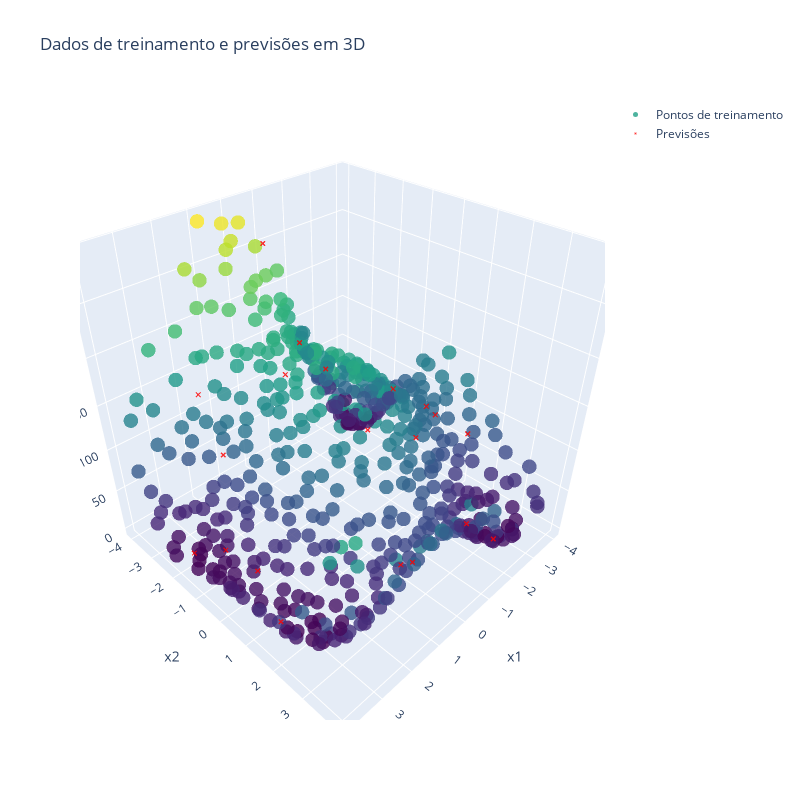

The cell this chart's notebook holds for it:
### Markdown cell above
## Apresentando os resultados graficamente ##

A figura em 3D apresenta os marcadores 'o' com os pontos de treinamento e os marcadores 'x' com os pontos de texte.  
Podemos observar o comportamento muito condizente com o esperado para os pontos preditos.

### Code cell
import plotly.graph_objects as go

fig = go.Figure(data=[go.Scatter3d(
    x=x_train[:, 0], y=x_train[:, 1], z=z_train,
    mode='markers',
    marker=dict(size=5, color=z_train, colorscale='Viridis', opacity=0.8),
    name='Pontos de treinamento'
), go.Scatter3d(
    x=x_pred[:, 0], y=x_pred[:, 1], z=y_pred,
    mode='markers',
    marker=dict(size=2, color='red', opacity=0.8, symbol='x'),
    name='Previsões'
)])

fig.update_layout(
    title='Dados de treinamento e previsões em 3D',
    scene=dict(
        xaxis_title='x1',
        yaxis_title='x2',
        zaxis_title='z'
    ),
    width=800,  # Largura da imagem
    height=800   # Altura da imagem
)

fig.show()

### Figure 1 — Plotly figure (JSON) as saved in the notebook; plotly's stock layout.template omitted (floating-point values rounded to 4 significant figures; data arrays with more than 128 entries replaced by an {"elided": "..."} marker saying what was removed)
{"data": [{"marker": {"color": {"elided": "500 float values"}, "colorscale": [[0, "#440154"], [0.1111, "#482878"], [0.2222, "#3e4989"], [0.3333, "#31688e"], [0.4444, "#26828e"], [0.5556, "#1f9e89"], [0.6667, "#35b779"], [0.7778, "#6ece58"], [0.8889, "#b5de2b"], [1, "#fde725"]], "opacity": 0.8, "size": 5}, "mode": "markers", "name": "Pontos de treinamento", "type": "scatter3d", "x": {"elided": "500 float values"}, "y": {"elided": "500 float values"}, "z": {"elided": "500 float values"}}, {"marker": {"color": "red", "opacity": 0.8, "size": 2, "symbol": "x"}, "mode": "markers", "name": "Previsões", "type": "scatter3d", "x": [3.473, -3.027, 0.9729, -1.027, 2.973, -2.027, 1.973, -0.02711, 3.973, -3.98, 0.01977, -1.98, 2.02, -2.98, 1.02, -0.9802, 3.02, -3.48, 0.5198, -1.48], "y": [-2.086, 0.581, 3.248, -2.678, -0.01158, 2.655, -3.271, -0.6042, 2.062, -1.789, 0.8773, 3.544, -2.382, 0.2847, 2.951, -3.929, -1.263, 1.404, -1.493, 1.174], "z": [1.727, 95.46, 66.75, 160.1, 20.94, 21.85, 139.9, 179.0, 48.38, 69.82, 141.0, 25.31, 87.02, 101.4, 56.58, 250.8, 15.58, 78.73, 167.5, 108.7]}], "layout": {"height": 800, "scene": {"xaxis": {"title": {"text": "x1"}}, "yaxis": {"title": {"text": "x2"}}, "zaxis": {"title": {"text": "z"}}}, "title": {"text": "Dados de treinamento e previsões em 3D"}, "width": 800}}
